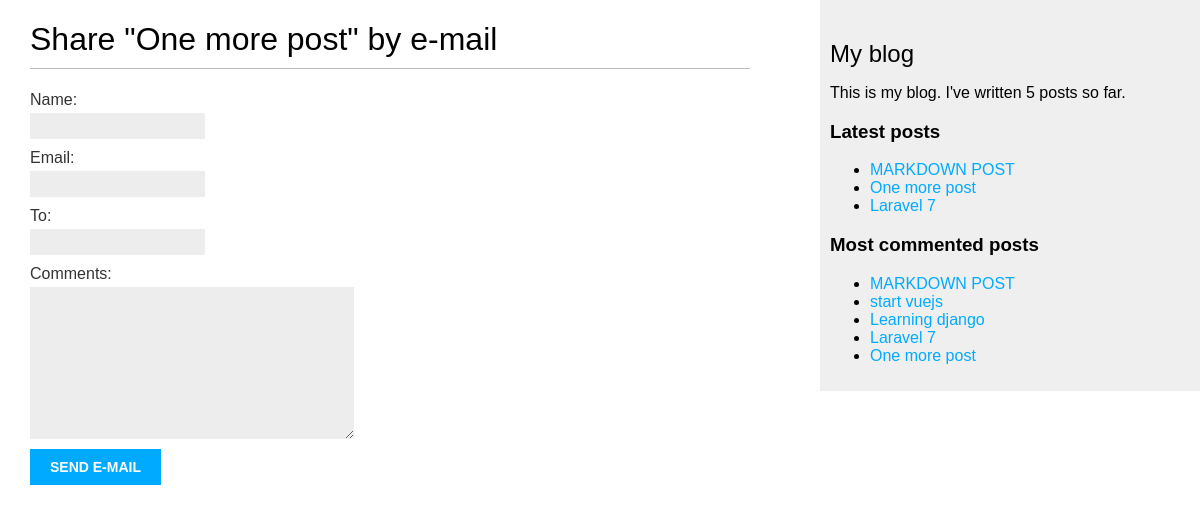
Screenshot of /blogsite/4/share/ with the database file from the repository.
### blogsite/models.py (models this page shows, shortened)
class Post( models.Model ) :
    STATUS_CHOICES = (
        ( 'draft', 'Draft'),
        ( 'published', 'Published'),
    )
    title = models.CharField( max_length=250)
    slug = models.SlugField(max_length=250, unique_for_date='publish')
    author = models.ForeignKey( User, on_delete=models.CASCADE, related_name='blogsite_posts')
    body = models.TextField()
    publish = models.DateTimeField( default=timezone.now )
    created = models.DateTimeField( auto_now_add=True )
    updated = models.DateTimeField( auto_now=True )
    status = models.CharField( max_length=10, choices=STATUS_CHOICES, default='draft')
    objects = models.Manager() #the default manager
    published = PublishedManager() #Our custom manager
    tags = TaggableManager() #The tags manager will allow you to add, retrieve, and remove tags from Post objects.
    class Meta :
        ordering = ( '-publish', )
    def get_absolute_url( self ) :
        return reverse(  'blogsite:post_detail', args=[self.publish.year, self.publish.month, self.publish.day, self.slug] )

### blogsite/views.py (the view)
# urls.py: path('<int:post_id>/share/', views.post_share, name = 'post_share'),
def post_share( request, post_id ) :
    post = get_object_or_404( Post, id = post_id, status = 'published')
    sent = False
    if request.method == 'POST' :
        form = EmailPostForm( request.POST )
        if form.is_valid() :
            cd = form.cleaned_data
            post_url = request.build_absolute_uri( post.get_absolute_url())
            subject = f"{cd['name']} recommends you read" f"{post.title}"
            message = f"Read {post.title} at {post_url}\n\n" \
            f"{cd['name']}\'s comments: {cd['comments']}"
            send_mail( subject, message, 'christian.85@live.fr', [cd['to']] )
            sent = True
    else :
        form = EmailPostForm()
    return render( request, 'blogsite/post/share.html', {'post' : post, 'form' : form, 'sent' : sent})

### blogsite/forms.py
class EmailPostForm( forms.Form ) :
    name = forms.CharField( max_length = 25 )
    email = forms.EmailField()
    to = forms.EmailField()
    comments = forms.CharField( required = False, widget = forms.Textarea )

### blogsite/models.py (called while the page is built)
    def get_queryset( self ) :
        return super( PublishedManager, self ).get_queryset().filter( status='published' )

### blogsite/templatetags/blogsite_tags.py (called while the page is built)
@register.simple_tag
def total_posts() :
    return Post.published.count()

@register.inclusion_tag( 'blogsite/post/latest_posts.html' )
def show_latest_posts( count=5 ) :
    latest_posts = Post.published.order_by('-publish')[:count]
    return {'latest_posts' : latest_posts}

@register.simple_tag
def get_most_commented_post( count=5 ) :
    return Post.published.annotate(
        total_comments = Count('comments')
    ).order_by('-total_comments')[:count]

### templates/blogsite/post/share.html (shortened to what this page needs)
{% extends 'blogsite/base.html' %}
{% block content %}
    {% if sent %}
    <h1>E-mail successfully sent</h1>
    <p>
        "{{ post.title}}" was successfully sent to {{ form.cleaned_data.to }}
    </p>
    {% else %}
    <h1>Share "{{ post.title}}" by e-mail</h1>
    <form method="POST">
        {{ form.as_p }}
        <input type="submit" value="Send e-mail">
    </form>
    {% endif %}
{% endblock %}

### templates/blogsite/base.html (shortened to what this page needs)
{% load blogsite_tags %}
{% load static %}
<!DOCTYPE html>
<html>
<head>
  <link href="{% static 'css/blogsite.css' %}" rel="stylesheet">
</head>
<body>
  <div id="content">
    {% block content %}
    {% endblock %}
  </div>
  <div id="sidebar">
    <h2>My blog</h2>
    <p>This is my blog. I've written {% total_posts %} posts so far.</p>
    <h3>Latest posts</h3>
    {% show_latest_posts 3 %}
  <h3>Most commented posts</h3>
    {% get_most_commented_post as most_commented_posts %}
    <ul>
      {% for post in most_commented_posts %}
        <li>
          <a href="{{ post.get_absolute_url }}"> {{ post.title }}</a>
        </li>
      {% endfor %}
    </ul>
  </div>
</body>
</html>

### templates/blogsite/post/latest_posts.html
<ul>
  {% for post in latest_posts %}
    <li>
      <a href="{{ post.get_absolute_url }}">{{ post.title }}</a>
    </li>
  {% endfor %}
</ul>

### blogsite/static/css/blogsite.css (style rules this page uses)
body { margin:0; padding:0; font-family:helvetica, sans-serif; }
a { color:#00abff; text-decoration:none; }
h1 { font-weight:normal; border-bottom:1px solid #bbb; padding:0 0 10px 0; }
h2 { font-weight:normal; margin:30px 0 0; }
#content { float:left; width:60%; padding:0 0 0 30px; }
#sidebar { float:right; width:30%; padding:10px; background:#efefef; height:100%; }
label { float:left; clear:both; color:#333; margin-bottom:4px; }
input, textarea { clear:both; float:left; margin:0 0 10px; background:#ededed; border:0; padding:6px 10px; font-size:12px; }
input[type=submit] { font-weight:bold; background:#00abff; color:#fff; padding:10px 20px; font-size:14px; text-transform:uppercase; }

### rows the page displays
Post: title "One more post"
Post: title "MARKDOWN POST"
Post: title "Laravel 7"
Post: title "start vuejs"
Post: title "Learning django"
